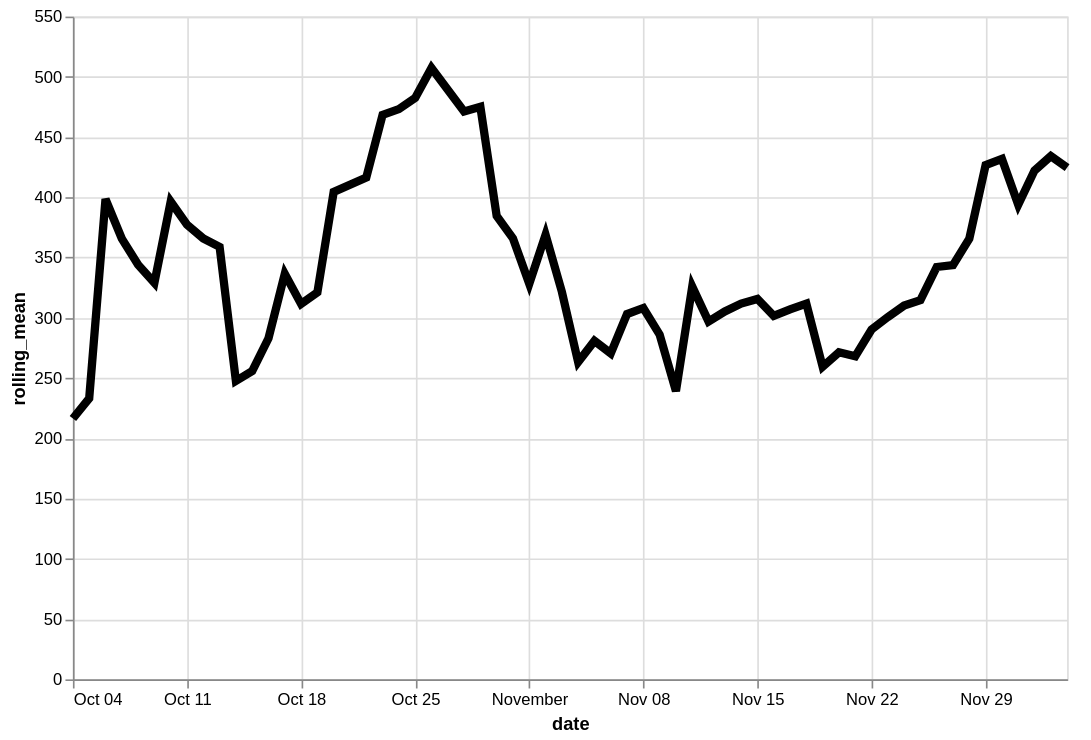

Write a Vega-Lite specification for this figure.
### Vega-Lite specification from a JSON file in a GitHub repository (floating-point values rounded to 4 significant figures)
{"config": {"view": {"continuousWidth": 400, "continuousHeight": 300}}, "data": {"name": "data-5732240b7adfee781882c089a0110fe6"}, "mark": {"type": "line", "color": "black", "size": 5}, "encoding": {"x": {"type": "temporal", "field": "date"}, "y": {"type": "quantitative", "field": "rolling_mean"}}, "height": 400, "transform": [{"window": [{"op": "mean", "field": "price", "as": "rolling_mean"}], "frame": [-4, 3]}], "width": 600, "$schema": "https://vega.github.io/schema/vega-lite/v4.8.1.json", "datasets": {"data-5732240b7adfee781882c089a0110fe6": [{"item": "Fireplace & Firewood", "date": "2020-10-04", "price": 275.0}, {"item": "Fireplace & Firewood", "date": "2020-10-05", "price": 85.0}, {"item": "Fireplace & Firewood", "date": "2020-10-06", "price": 305.8}, {"item": "Fireplace & Firewood", "date": "2020-10-07", "price": 200.0}, {"item": "Fireplace & Firewood", "date": "2020-10-08", "price": 300.0}, {"item": "Fireplace & Firewood", "date": "2020-10-09", "price": 1225.0}, {"item": "Fireplace & Firewood", "date": "2020-10-10", "price": 169.5}, {"item": "Fireplace & Firewood", "date": "2020-10-11", "price": 191.8}, {"item": "Fireplace & Firewood", "date": "2020-10-12", "price": 155.5}, {"item": "Fireplace & Firewood", "date": "2020-10-13", "price": 624.7}, {"item": "Fireplace & Firewood", "date": "2020-10-14", "price": 151.7}, {"item": "Fireplace & Firewood", "date": "2020-10-15", "price": 108.8}, {"item": "Fireplace & Firewood", "date": "2020-10-16", "price": 244.3}, {"item": "Fireplace & Firewood", "date": "2020-10-17", "price": 334.5}, {"item": "Fireplace & Firewood", "date": "2020-10-18", "price": 235.0}, {"item": "Fireplace & Firewood", "date": "2020-10-19", "price": 410.0}, {"item": "Fireplace & Firewood", "date": "2020-10-20", "price": 583.3}, {"item": "Fireplace & Firewood", "date": "2020-10-22", "price": 425.0}, {"item": "Fireplace & Firewood", "date": "2020-10-23", "price": 228.5}, {"item": "Fireplace & Firewood", "date": "2020-10-24", "price": 775.0}, {"item": "Fireplace & Firewood", "date": "2020-10-25", "price": 340.0}, {"item": "Fireplace & Firewood", "date": "2020-10-26", "price": 750.0}, {"item": "Fireplace & Firewood", "date": "2020-10-28", "price": 273.8}, {"item": "Fireplace & Firewood", "date": "2020-10-29", "price": 484.7}, {"item": "Fireplace & Firewood", "date": "2020-10-30", "price": 781.6}, {"item": "Fireplace & Firewood", "date": "2020-10-31", "price": 136.7}, {"item": "Fireplace & Firewood", "date": "2020-11-01", "price": 258.9}, {"item": "Fireplace & Firewood", "date": "2020-11-02", "price": 51.67}, {"item": "Fireplace & Firewood", "date": "2020-11-03", "price": 190.0}, {"item": "Fireplace & Firewood", "date": "2020-11-04", "price": 449.2}, {"item": "Fireplace & Firewood", "date": "2020-11-05", "price": 599.0}, {"item": "Fireplace & Firewood", "date": "2020-11-06", "price": 106.3}, {"item": "Fireplace & Firewood", "date": "2020-11-07", "price": 314.2}, {"item": "Fireplace & Firewood", "date": "2020-11-08", "price": 277.5}, {"item": "Fireplace & Firewood", "date": "2020-11-09", "price": 176.0}, {"item": "Fireplace & Firewood", "date": "2020-11-10", "price": 313.2}, {"item": "Fireplace & Firewood", "date": "2020-11-11", "price": 230.0}, {"item": "Fireplace & Firewood", "date": "2020-11-12", "price": 272.2}, {"item": "Fireplace & Firewood", "date": "2020-11-13", "price": 223.8}, {"item": "Fireplace & Firewood", "date": "2020-11-14", "price": 800.0}, {"item": "Fireplace & Firewood", "date": "2020-11-15", "price": 82.38}, {"item": "Fireplace & Firewood", "date": "2020-11-16", "price": 344.8}, {"item": "Fireplace & Firewood", "date": "2020-11-17", "price": 228.1}, {"item": "Fireplace & Firewood", "date": "2020-11-18", "price": 344.1}, {"item": "Fireplace & Firewood", "date": "2020-11-19", "price": 118.3}, {"item": "Fireplace & Firewood", "date": "2020-11-20", "price": 314.8}, {"item": "Fireplace & Firewood", "date": "2020-11-21", "price": 262.4}, {"item": "Fireplace & Firewood", "date": "2020-11-22", "price": 380.5}, {"item": "Fireplace & Firewood", "date": "2020-11-23", "price": 178.3}, {"item": "Fireplace & Firewood", "date": "2020-11-24", "price": 318.3}, {"item": "Fireplace & Firewood", "date": "2020-11-25", "price": 405.9}, {"item": "Fireplace & Firewood", "date": "2020-11-26", "price": 426.7}, {"item": "Fireplace & Firewood", "date": "2020-11-27", "price": 195.1}, {"item": "Fireplace & Firewood", "date": "2020-11-28", "price": 350.2}, {"item": "Fireplace & Firewood", "date": "2020-11-29", "price": 482.5}, {"item": "Fireplace & Firewood", "date": "2020-11-30", "price": 392.7}, {"item": "Fireplace & Firewood", "date": "2020-12-01", "price": 354.2}, {"item": "Fireplace & Firewood", "date": "2020-12-02", "price": 807.1}, {"item": "Fireplace & Firewood", "date": "2020-12-03", "price": 446.4}, {"item": "Fireplace & Firewood", "date": "2020-12-04", "price": 122.6}]}}
